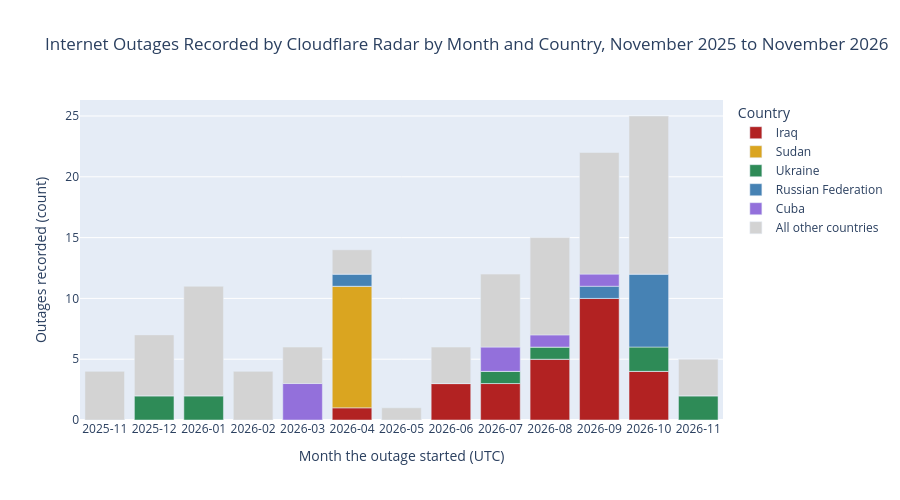

The notebook cell saved with this chart:
### Markdown cell above
**What does Figure 1 show? Describe a pattern and record at least one value with its place, time, and units or count.**

Your answer:

Figure 1 shows that the outages are concentrated. Iraq is the one bright country, with 26 outages between April 2026 and October 2026, which is 19.7% of the 132. Sudan and Ukraine follow with 10 each, the Russian Federation has 8, and Cuba has 7. Those five countries hold 46.2% of the outages. Most of the other colored countries are the darkest shade, because 33 of the 53 countries have exactly one outage.

The colored countries are spread across Africa, Asia, Europe, and the Americas. The United States has 3.

Government-directed shutdowns are the most common cause, with 40 of the 132 outages (30.3%). In Iraq, 25 of the 26 outages are government directed.

### Code cell
# Create Figure 2 using a different chart type to answer the same research question.
# Label any aggregation or transformation.
fig = px.bar(
    month_group_df,
    x="month",
    y="outages",
    color="country_group",
    category_orders={"month": all_months, "country_group": country_groups},
    color_discrete_map={
        top_countries[0]: "firebrick",
        top_countries[1]: "goldenrod",
        top_countries[2]: "seagreen",
        top_countries[3]: "steelblue",
        top_countries[4]: "mediumpurple",
        "All other countries": "lightgray"
    },
    labels={"month": "Month the outage started (UTC)", "outages": "Outages recorded (count)", "country_group": "Country"},
    title="Internet Outages Recorded by Cloudflare Radar by Month and Country, November 2025 to November 2026"
)
fig.update_xaxes(type="category")
fig.update_layout(height=500)
fig.show()

### Figure 1 — Plotly figure (JSON) as saved in the notebook; plotly's stock layout.template omitted (floating-point values rounded to 4 significant figures)
{"data": [{"hovertemplate": "Country=Iraq<br>Month the outage started (UTC)=%{x}<br>Outages recorded (count)=%{y}<extra></extra>", "legendgroup": "Iraq", "marker": {"color": "firebrick", "pattern": {"shape": ""}}, "name": "Iraq", "orientation": "v", "showlegend": true, "textposition": "auto", "type": "bar", "x": ["2025-11", "2025-12", "2026-01", "2026-02", "2026-03", "2026-04", "2026-05", "2026-06", "2026-07", "2026-08", "2026-09", "2026-10", "2026-11"], "xaxis": "x", "y": [0, 0, 0, 0, 0, 1, 0, 3, 3, 5, 10, 4, 0], "yaxis": "y"}, {"hovertemplate": "Country=Sudan<br>Month the outage started (UTC)=%{x}<br>Outages recorded (count)=%{y}<extra></extra>", "legendgroup": "Sudan", "marker": {"color": "goldenrod", "pattern": {"shape": ""}}, "name": "Sudan", "orientation": "v", "showlegend": true, "textposition": "auto", "type": "bar", "x": ["2025-11", "2025-12", "2026-01", "2026-02", "2026-03", "2026-04", "2026-05", "2026-06", "2026-07", "2026-08", "2026-09", "2026-10", "2026-11"], "xaxis": "x", "y": [0, 0, 0, 0, 0, 10, 0, 0, 0, 0, 0, 0, 0], "yaxis": "y"}, {"hovertemplate": "Country=Ukraine<br>Month the outage started (UTC)=%{x}<br>Outages recorded (count)=%{y}<extra></extra>", "legendgroup": "Ukraine", "marker": {"color": "seagreen", "pattern": {"shape": ""}}, "name": "Ukraine", "orientation": "v", "showlegend": true, "textposition": "auto", "type": "bar", "x": ["2025-11", "2025-12", "2026-01", "2026-02", "2026-03", "2026-04", "2026-05", "2026-06", "2026-07", "2026-08", "2026-09", "2026-10", "2026-11"], "xaxis": "x", "y": [0, 2, 2, 0, 0, 0, 0, 0, 1, 1, 0, 2, 2], "yaxis": "y"}, {"hovertemplate": "Country=Russian Federation<br>Month the outage started (UTC)=%{x}<br>Outages recorded (count)=%{y}<extra></extra>", "legendgroup": "Russian Federation", "marker": {"color": "steelblue", "pattern": {"shape": ""}}, "name": "Russian Federation", "orientation": "v", "showlegend": true, "textposition": "auto", "type": "bar", "x": ["2025-11", "2025-12", "2026-01", "2026-02", "2026-03", "2026-04", "2026-05", "2026-06", "2026-07", "2026-08", "2026-09", "2026-10", "2026-11"], "xaxis": "x", "y": [0, 0, 0, 0, 0, 1, 0, 0, 0, 0, 1, 6, 0], "yaxis": "y"}, {"hovertemplate": "Country=Cuba<br>Month the outage started (UTC)=%{x}<br>Outages recorded (count)=%{y}<extra></extra>", "legendgroup": "Cuba", "marker": {"color": "mediumpurple", "pattern": {"shape": ""}}, "name": "Cuba", "orientation": "v", "showlegend": true, "textposition": "auto", "type": "bar", "x": ["2025-11", "2025-12", "2026-01", "2026-02", "2026-03", "2026-04", "2026-05", "2026-06", "2026-07", "2026-08", "2026-09", "2026-10", "2026-11"], "xaxis": "x", "y": [0, 0, 0, 0, 3, 0, 0, 0, 2, 1, 1, 0, 0], "yaxis": "y"}, {"hovertemplate": "Country=All other countries<br>Month the outage started (UTC)=%{x}<br>Outages recorded (count)=%{y}<extra></extra>", "legendgroup": "All other countries", "marker": {"color": "lightgray", "pattern": {"shape": ""}}, "name": "All other countries", "orientation": "v", "showlegend": true, "textposition": "auto", "type": "bar", "x": ["2025-11", "2025-12", "2026-01", "2026-02", "2026-03", "2026-04", "2026-05", "2026-06", "2026-07", "2026-08", "2026-09", "2026-10", "2026-11"], "xaxis": "x", "y": [4, 5, 9, 4, 3, 2, 1, 3, 6, 8, 10, 13, 3], "yaxis": "y"}], "layout": {"barmode": "relative", "height": 500, "legend": {"title": {"text": "Country"}, "tracegroupgap": 0}, "title": {"text": "Internet Outages Recorded by Cloudflare Radar by Month and Country, November 2025 to November 2026"}, "xaxis": {"anchor": "y", "categoryarray": ["2025-11", "2025-12", "2026-01", "2026-02", "2026-03", "2026-04", "2026-05", "2026-06", "2026-07", "2026-08", "2026-09", "2026-10", "2026-11"], "categoryorder": "array", "domain": [0.0, 1.0], "title": {"text": "Month the outage started (UTC)"}, "type": "category"}, "yaxis": {"anchor": "x", "domain": [0.0, 1.0], "title": {"text": "Outages recorded (count)"}}}}
